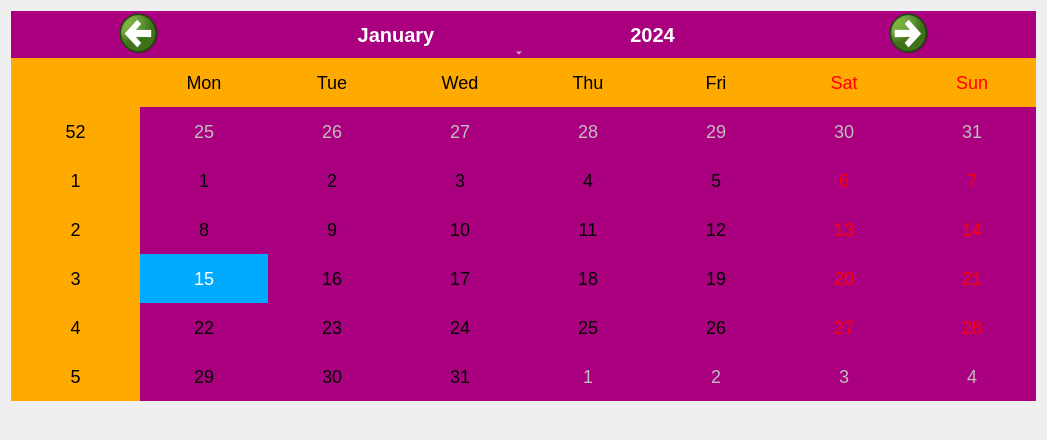
<?xml version="1.0" encoding="UTF-8"?>
<ui version="4.0">
 <class>Dialog</class>
 <widget class="QDialog" name="Dialog">
  <property name="geometry">
   <rect>
    <x>0</x>
    <y>0</y>
    <width>696</width>
    <height>440</height>
   </rect>
  </property>
  <property name="windowTitle">
   <string>Calendar</string>
  </property>
  <layout class="QVBoxLayout" name="verticalLayout_2">
   <item>
    <layout class="QVBoxLayout" name="verticalLayout">
     <item>
      <widget class="QCalendarWidget" name="calendarWidget">
       <property name="styleSheet">
        <string notr="true">QCalendarWidget QToolButton {
height:40px;
width:250px;
color:white;
font-size:20px;
icon-size:56px, 56px;
background-color:rgb(170, 0, 127);
}

QCalendarWidget QWidget {
alternate-background-color:rgb(255, 170, 0)
}

QCalendarWidget QAbstractItemView:enabled {
font-size:18px;
color:black;
background-color:rgb(170, 0, 127);
selection-background-color:rgb(0, 170, 255);

}</string>
       </property>
      </widget>
     </item>
     <item>
      <widget class="QLabel" name="label">
       <property name="font">
        <font>
         <pointsize>14</pointsize>
         <weight>75</weight>
         <bold>true</bold>
        </font>
       </property>
       <property name="styleSheet">
        <string notr="true">QLabel{
	color: rgb(255, 170, 0);
}</string>
       </property>
       <property name="text">
        <string></string>
       </property>
      </widget>
     </item>
    </layout>
   </item>
  </layout>
 </widget>
 <resources/>
 <connections/>
</ui>
